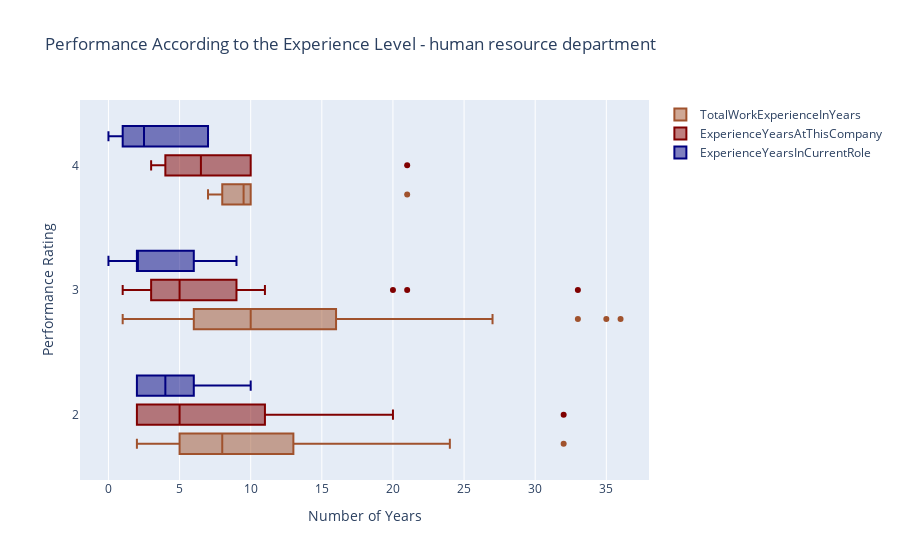

The notebook cell saved with this chart:
### Code cell
data = [
    {
        'x': human_resource_department['TotalWorkExperienceInYears'],
        'y': human_resource_department['PerformanceRating'],
        'name':'TotalWorkExperienceInYears',
        'marker': {
            'color': 'sienna'
        },
        'boxmean': False,
        'orientation': 'h',
        "type": "box",
    },
    {
        'x':human_resource_department['ExperienceYearsAtThisCompany'],
        'y':human_resource_department['PerformanceRating'],
        'name': 'ExperienceYearsAtThisCompany',
        'marker':{
            'color': 'maroon',
        },
        'boxmean': False,
        'orientation': 'h',
        "type": "box",
    },
    {
        'x': human_resource_department['ExperienceYearsInCurrentRole'],
        'y': human_resource_department['PerformanceRating'],
        'name':'ExperienceYearsInCurrentRole',
        'marker': {
            'color': 'navy',
        },
        'boxmean': False,
        'orientation': 'h',
        "type": "box",
    }
]
layout = {
    'xaxis': {
        'title': 'Number of Years',
        'zeroline': False,
    },
    'yaxis': {
        'title': 'Performance Rating ',
        'zeroline': False,
    },
    'boxmode': 'group',
    'title': 'Performance According to the Experience Level - human resource department ',
}
fig = go.Figure(data=data, layout=layout)

py.iplot(fig)

### Figure 1 — Plotly figure (JSON) as saved in the notebook; plotly's stock layout.template omitted (floating-point values rounded to 4 significant figures)
{"data": [{"boxmean": false, "marker": {"color": "sienna"}, "name": "TotalWorkExperienceInYears", "orientation": "h", "type": "box", "x": [23, 12, 8, 6, 6, 13, 7, 6, 24, 6, 5, 10, 14, 10, 36, 33, 21, 10, 8, 2, 21, 10, 27, 14, 8, 10, 9, 3, 6, 10, 19, 13, 2, 3, 1, 10, 1, 7, 35, 6, 9, 16, 7, 23, 8, 12, 7, 9, 4, 1, 11, 32, 10, 16], "y": [3, 3, 3, 3, 3, 3, 3, 3, 2, 2, 2, 4, 3, 3, 3, 3, 3, 3, 3, 2, 4, 3, 3, 3, 3, 3, 4, 2, 3, 2, 3, 2, 3, 3, 3, 4, 3, 3, 3, 3, 3, 3, 4, 3, 4, 3, 2, 2, 3, 3, 3, 2, 3, 3]}, {"boxmean": false, "marker": {"color": "maroon"}, "name": "ExperienceYearsAtThisCompany", "orientation": "h", "type": "box", "x": [21, 8, 5, 5, 5, 5, 4, 6, 20, 5, 5, 4, 10, 7, 7, 33, 20, 10, 3, 2, 21, 6, 5, 10, 2, 3, 5, 2, 4, 9, 10, 11, 1, 3, 1, 10, 1, 6, 10, 2, 9, 4, 3, 5, 8, 11, 2, 2, 3, 1, 3, 32, 2, 9], "y": [3, 3, 3, 3, 3, 3, 3, 3, 2, 2, 2, 4, 3, 3, 3, 3, 3, 3, 3, 2, 4, 3, 3, 3, 3, 3, 4, 2, 3, 2, 3, 2, 3, 3, 3, 4, 3, 3, 3, 3, 3, 3, 4, 3, 4, 3, 2, 2, 3, 3, 3, 2, 3, 3]}, {"boxmean": false, "marker": {"color": "navy"}, "name": "ExperienceYearsInCurrentRole", "orientation": "h", "type": "box", "x": [6, 3, 2, 1, 4, 4, 3, 3, 6, 4, 4, 3, 9, 6, 3, 9, 7, 9, 2, 2, 7, 3, 2, 7, 2, 2, 0, 2, 2, 7, 0, 10, 0, 2, 0, 1, 0, 2, 9, 0, 0, 2, 2, 3, 7, 9, 2, 2, 2, 0, 2, 5, 2, 7], "y": [3, 3, 3, 3, 3, 3, 3, 3, 2, 2, 2, 4, 3, 3, 3, 3, 3, 3, 3, 2, 4, 3, 3, 3, 3, 3, 4, 2, 3, 2, 3, 2, 3, 3, 3, 4, 3, 3, 3, 3, 3, 3, 4, 3, 4, 3, 2, 2, 3, 3, 3, 2, 3, 3]}], "layout": {"boxmode": "group", "title": {"text": "Performance According to the Experience Level - human resource department "}, "xaxis": {"title": {"text": "Number of Years"}, "zeroline": false}, "yaxis": {"title": {"text": "Performance Rating "}, "zeroline": false}}}
